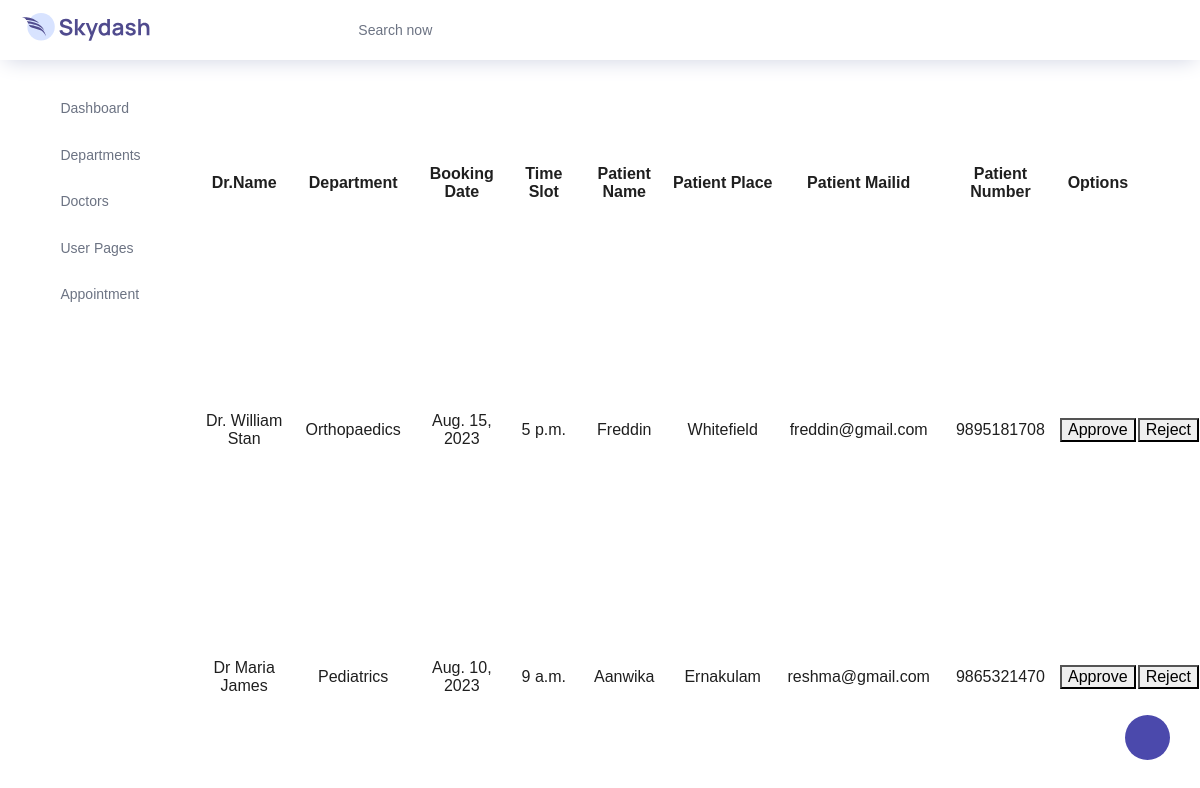
Page /backendapp/displaywebapp/ on the committed database.
### frontendapp/models.py (models this page shows, shortened)
class MyModel(models.Model):
    name = models.CharField(max_length=100)
    place = models.CharField(max_length=100)
    date_field = models.DateField(validators=[validate_future_date])
    choose_doctor = models.CharField(max_length=100)
    choose_department = models.CharField(max_length=100)
    phone_number = models.CharField(max_length=10)
    email_id = models.EmailField()
    time_slot = models.TimeField()

### backendapp/views.py (the view)
# urls.py: path('displaywebapp/',views.displaywebapp,name="displaywebapp")
def displaywebapp(request):
    data=MyModel.objects.all()
    return render(request,"displayapp.html",{'data':data})

### backendapp/templates/displayapp.html (shortened to what this page needs)
<!DOCTYPE html>
{% extends 'index.html' %}
{% block content %}
<html lang="en">
<head>
</head>
<body>
<table style="width:100%">
    <tr style="text-align:center">
        <th>Dr.Name</th>
        <th>Department</th>
        <th>Booking Date</th>
        <th>Time Slot</th>
        <th>Patient Name</th>
        <th>Patient Place</th>
        <th>Patient Mailid</th>
        <th>Patient Number</th>
        <th>Options</th>
    </tr>
    {% for i in data %}
    <tr style="text-align:center">
        <td style="width:400px">{{i.choose_doctor}}</td>
        <td style="width:400px">{{i.choose_department}}</td>
        <td style="width:400px">{{i.date_field}}</td>
        <td style="width:400px">{{i.time_slot}}</td>
        <td style="width:400px">{{i.name}}</td>
        <td style="width:400px">{{i.place}}</td>
        <td style="width:400px">{{i.email_id}}</td>
        <td style="width:400px">{{i.phone_number}}</td>
        <td>
            <form action="">
                <button type="submit">Approve</button>
            </form>
        </td>
        <td>
            <form action="">
                <button type="submit" class="btn1">Reject</button>
            </form>
        </td>
    </tr>
    {% endfor %}
</table>
</body>
</html>
{% endblock %}

### backendapp/templates/index.html (shortened to what this page needs)
<!DOCTYPE html>
{% load static %}
<html lang="en">
<head>
  <link rel="stylesheet" href="{% static 'vendors/feather/feather.css' %}">
  <link rel="stylesheet" href="{% static 'vendors/ti-icons/css/themify-icons.css' %}">
  <link rel="stylesheet" href="{% static 'vendors/css/vendor.bundle.base.css' %}">
  <link rel="stylesheet" href="{% static 'vendors/datatables.net-bs4/dataTables.bootstrap4.css' %}">
  <link rel="stylesheet" href="{% static 'vendors/ti-icons/css/themify-icons.css' %}">
  <link rel="stylesheet" type="text/css" href="{% static 'js/select.dataTables.min.css' %}">
  <link rel="stylesheet" href="{% static 'css/vertical-layout-light/style.css' %}">
</head>
<body>
  <div class="container-scroller">
    <nav class="navbar col-lg-12 col-12 p-0 fixed-top d-flex flex-row">
      <div class="text-center navbar-brand-wrapper d-flex align-items-center justify-content-center">
        <a class="navbar-brand brand-logo mr-5" href="index.html"><img src="{% static 'images/logo.svg' %}" class="mr-2" alt="logo"/></a>
      </div>
      <div class="navbar-menu-wrapper d-flex align-items-center justify-content-end">
        <button class="navbar-toggler navbar-toggler align-self-center" type="button" data-toggle="minimize">
          <span class="icon-menu"></span>
        </button>
        <ul class="navbar-nav mr-lg-2">
          <li class="nav-item nav-search d-none d-lg-block">
            <div class="input-group">
              <div class="input-group-prepend hover-cursor" id="navbar-search-icon">
                <span class="input-group-text" id="search">
                  <i class="icon-search"></i>
                </span>
              </div>
              <input type="text" class="form-control" id="navbar-search-input" placeholder="Search now" aria-label="search" aria-describedby="search">
            </div>
          </li>
        </ul>
        <ul class="navbar-nav navbar-nav-right">
          <li class="nav-item nav-settings d-none d-lg-flex">
            <a class="nav-link" href="#">
              <i class="icon-ellipsis"></i>
            </a>
          </li>
        </ul>
      </div>
    </nav>
    <div class="container-fluid page-body-wrapper">
      <div class="theme-setting-wrapper">
        <div id="settings-trigger"><i class="ti-settings"></i></div>
      </div>
      <nav class="sidebar sidebar-offcanvas" id="sidebar">
        <ul class="nav">
          <li class="nav-item">
            <a class="nav-link" href="index.html">
              <i class="icon-grid menu-icon"></i>
              <span class="menu-title">Dashboard</span>
            </a>
          </li>
          <li class="nav-item">
            <a class="nav-link" data-toggle="collapse" href="#ui-basic" aria-expanded="false" aria-controls="ui-basic">
              <i class="icon-layout menu-icon"></i>
              <span class="menu-title">Departments</span>
              <i class="menu-arrow"></i>
            </a>
          </li>
          <li class="nav-item">
            <a class="nav-link" data-toggle="collapse" href="#ui-basic" aria-expanded="false" aria-controls="ui-basic">
              <i class="icon-layout menu-icon"></i>
              <span class="menu-title">Doctors</span>
              <i class="menu-arrow"></i>
            </a>
          </li>
          <li class="nav-item">
            <a class="nav-link" data-toggle="collapse" href="#auth" aria-expanded="false" aria-controls="auth">
              <i class="icon-head menu-icon"></i>
              <span class="menu-title">User Pages</span>
              <i class="menu-arrow"></i>
            </a>
          </li>
          <li class="nav-item">
            <a class="nav-link" data-toggle="collapse" href="#auth" aria-expanded="false" aria-controls="auth">
              <i class="icon-head menu-icon"></i>
              <span class="menu-title">Appointment</span>
              <i class="menu-arrow"></i>
            </a>
          </li>
        </ul>
      </nav>
      {% block content %}{% endblock %}
</body>
</html>

### rows in the picture
MyModel: choose_doctor "Dr. William Stan", choose_department "Orthopaedics", date_field "Aug. 15, 2023", time_slot "5 p.m.", name "Freddin", place "Whitefield", email_id "freddin@gmail.com", phone_number "9895181708"
MyModel: choose_doctor "Dr Maria James", choose_department "Pediatrics", date_field "Aug. 10, 2023", time_slot "9 a.m.", name "Aanwika", place "Ernakulam", email_id "reshma@gmail.com", phone_number "9865321470"
